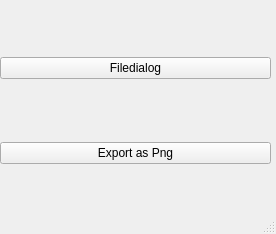
<?xml version="1.0" encoding="UTF-8"?>
<ui version="4.0">
 <class>MainWindow</class>
 <widget class="QMainWindow" name="MainWindow">
  <property name="geometry">
   <rect>
    <x>0</x>
    <y>0</y>
    <width>276</width>
    <height>234</height>
   </rect>
  </property>
  <property name="windowTitle">
   <string>MainWindow</string>
  </property>
  <widget class="QWidget" name="centralwidget">
   <widget class="QWidget" name="horizontalLayoutWidget">
    <property name="geometry">
     <rect>
      <x>0</x>
      <y>0</y>
      <width>271</width>
      <height>221</height>
     </rect>
    </property>
    <layout class="QVBoxLayout" name="verticalLayout">
     <item>
      <widget class="QPushButton" name="pushButton">
       <property name="text">
        <string>Filedialog</string>
       </property>
      </widget>
     </item>
     <item>
      <widget class="QPushButton" name="pushButton_2">
       <property name="text">
        <string>Export as Png</string>
       </property>
      </widget>
     </item>
    </layout>
   </widget>
  </widget>
  <widget class="QStatusBar" name="statusbar"/>
 </widget>
 <resources/>
 <connections/>
</ui>
